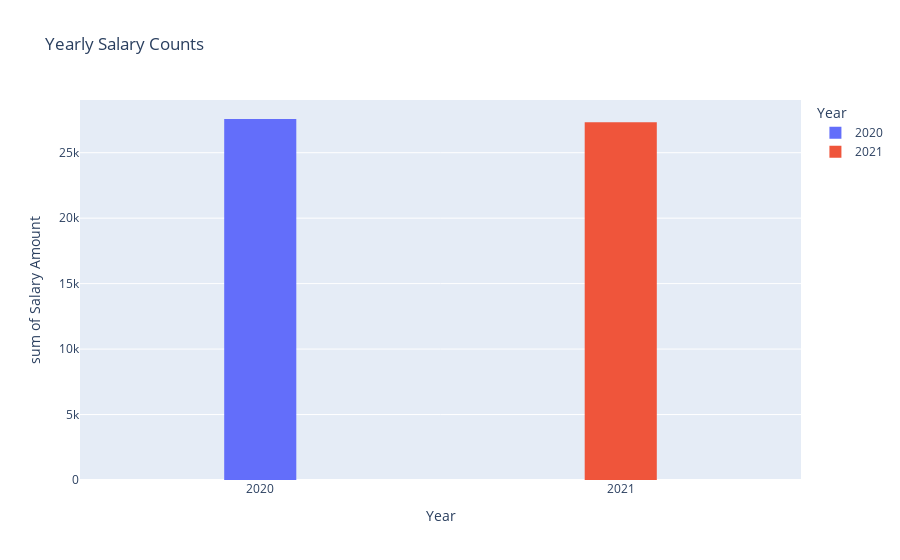

This figure's notebook cell:
### Code cell
import plotly.express as px

fig = px.histogram(
    yearly_count_filtered, 
    x="Fiscal Year", 
    y="Base Salary", 
    color="Fiscal Year",
    title="Yearly Salary Counts", 
    labels={"Fiscal Year": "Year", "Base Salary": "Salary Amount"}
)

fig.update_xaxes(tickmode='linear', dtick=1)

fig.update_layout(bargap=0.8)

### Figure 1 — Plotly figure (JSON) as saved in the notebook; plotly's stock layout.template omitted (floating-point values rounded to 4 significant figures)
{"data": [{"alignmentgroup": "True", "bingroup": "x", "histfunc": "sum", "hovertemplate": "Year=%{x}<br>sum of Salary Amount=%{y}<extra></extra>", "legendgroup": "2020", "marker": {"color": "#636efa", "pattern": {"shape": ""}}, "name": "2020", "offsetgroup": "2020", "orientation": "v", "showlegend": true, "type": "histogram", "x": [2020], "xaxis": "x", "y": [27570.0], "yaxis": "y"}, {"alignmentgroup": "True", "bingroup": "x", "histfunc": "sum", "hovertemplate": "Year=%{x}<br>sum of Salary Amount=%{y}<extra></extra>", "legendgroup": "2021", "marker": {"color": "#EF553B", "pattern": {"shape": ""}}, "name": "2021", "offsetgroup": "2021", "orientation": "v", "showlegend": true, "type": "histogram", "x": [2021], "xaxis": "x", "y": [27320.0], "yaxis": "y"}], "layout": {"autosize": true, "bargap": 0.8, "barmode": "relative", "legend": {"title": {"text": "Year"}, "tracegroupgap": 0}, "title": {"text": "Yearly Salary Counts"}, "xaxis": {"anchor": "y", "autorange": true, "categoryarray": [2020, 2021], "categoryorder": "array", "domain": [0, 1], "dtick": 1, "range": [2020.0, 2022.0], "tickmode": "linear", "title": {"text": "Year"}, "type": "linear"}, "yaxis": {"anchor": "x", "autorange": true, "domain": [0, 1], "range": [0, 29030.0], "title": {"text": "sum of Salary Amount"}, "type": "linear"}}}
